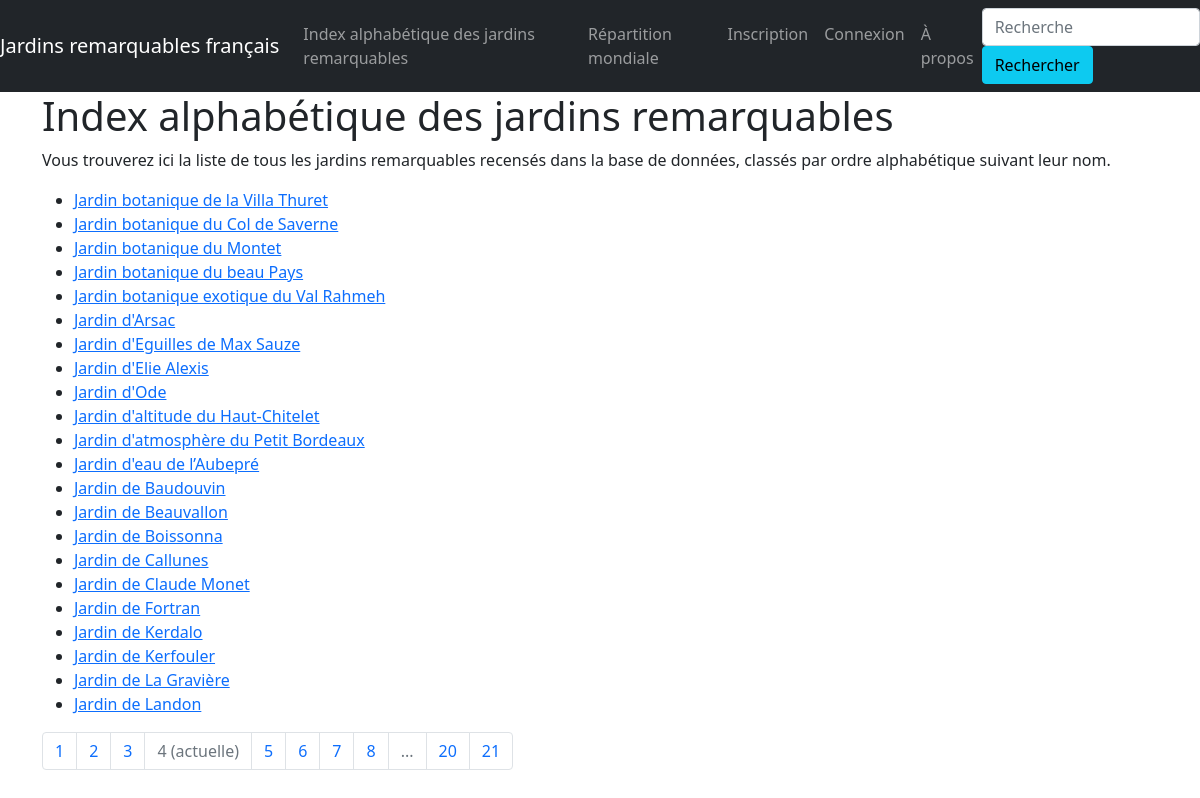
The app's page /index?page=4 with its own data.
### jardins_remarquables/modeles/donnees.py (models this page shows, shortened)
class Jardins_remarquables(db.Model):
    id = db.Column(db.Integer, unique=True, nullable=False, primary_key=True, autoincrement=True)
    code_id = db.Column(db.Text, unique=True, nullable=False)
    nom = db.Column(db.Text, nullable=False)
    descriptif = db.Column(db.Text)
    annee_labellisation = db.Column(db.Integer, nullable=False)
    adresse = db.Column(db.Text)
    code_postal = db.Column(db.Integer)
    ville = db.Column(db.Text)
    departement = db.Column(db.Text)
    region = db.Column(db.Text)
    latitude = db.Column(db.Float)
    longitude = db.Column(db.Float)
    site_web = db.Column(db.Text)
    facebook = db.Column(db.Text)
    twitter = db.Column(db.Text)
    instagram = db.Column(db.Text)
    dailymotion = db.Column(db.Text)
    tags = db.Column(db.Text)
    participations = db.relationship("Participation", back_populates="jardin")

### jardins_remarquables/routes/general.py (the view)
@app.route("/index")
def index():
    page = request.args.get("page", 1)
    if isinstance(page, str) and page.isdigit():
        page = int(page)
    else:
        page = 1
    liste_jardins = Jardins_remarquables.query.order_by(Jardins_remarquables.nom.asc()).paginate(page=page, per_page=JARDINS_PAR_PAGE)
    return render_template("pages/index.html", nom="Jardins", liste_jardins=liste_jardins)

### jardins_remarquables/templates/pages/index.html
{% extends "conteneur.html" %}
{% block corps %}
    <h1>Index alphabétique des jardins remarquables</h1>
    <p>Vous trouverez ici la liste de tous les jardins remarquables recensés dans la base de données, classés par ordre alphabétique suivant leur nom.</p>
    <ul>
        {% for jardin in liste_jardins.items %}
            <li><a href="{{url_for('jardin', id=jardin.id)}}">{{jardin.nom}}</a></li>
        {% endfor %}
    </ul>
    <nav aria-label="research-pagination">
        <ul class="pagination">
            {%- for page in liste_jardins.iter_pages() %}
                {% if page %}
                {% if page != liste_jardins.page %}
                    <li class="page-item">
                        <a class="page-link" href="{{ url_for('index', page=page) }}">{{page}}</a>
                    </li>
                {% else %}
                    <li class="page-item active disabled">
                        <a class="page-link">{{page}} <span class="sr-only">(actuelle)</span></a>
                    </li>
                {% endif %}
                {% else %}
                    <li class="page-item disabled">
                        <a class="page-link">...</a>
                    </li>
                {% endif %}
            {%- endfor %}
        </ul>
    </nav>
{% endblock %}

### records on screen
Jardins_remarquables: nom "Jardin botanique de la Villa Thuret"
Jardins_remarquables: nom "Jardin botanique du Col de Saverne"
Jardins_remarquables: nom "Jardin botanique du Montet"
Jardins_remarquables: nom "Jardin botanique du beau Pays"
Jardins_remarquables: nom "Jardin botanique exotique du Val Rahmeh"
Jardins_remarquables: nom "Jardin d'Arsac"
Jardins_remarquables: nom "Jardin d'Eguilles de Max Sauze"
Jardins_remarquables: nom "Jardin d'Elie Alexis"
Jardins_remarquables: nom "Jardin d'Ode"
Jardins_remarquables: nom "Jardin d'altitude du Haut-Chitelet"
Jardins_remarquables: nom "Jardin d'atmosphère du Petit Bordeaux"
Jardins_remarquables: nom "Jardin d'eau de l’Aubepré"
Jardins_remarquables: nom "Jardin de Baudouvin"
Jardins_remarquables: nom "Jardin de Beauvallon"
Jardins_remarquables: nom "Jardin de Boissonna"
Jardins_remarquables: nom "Jardin de Callunes"
Jardins_remarquables: nom "Jardin de Claude Monet"
Jardins_remarquables: nom "Jardin de Fortran"
Jardins_remarquables: nom "Jardin de Kerdalo"
Jardins_remarquables: nom "Jardin de Kerfouler"
Jardins_remarquables: nom "Jardin de La Gravière"
Jardins_remarquables: nom "Jardin de Landon"

### other values on screen
{{ page }} "1" "2" "3" "5" "6" "7" "8" "20" "21"
{{ page }} "4"
